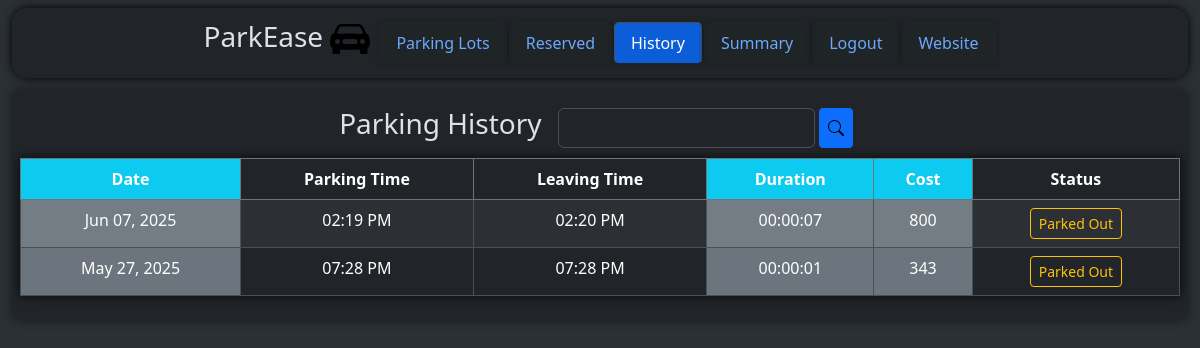
The app's page /user/dashboard/history (signed in), older data.
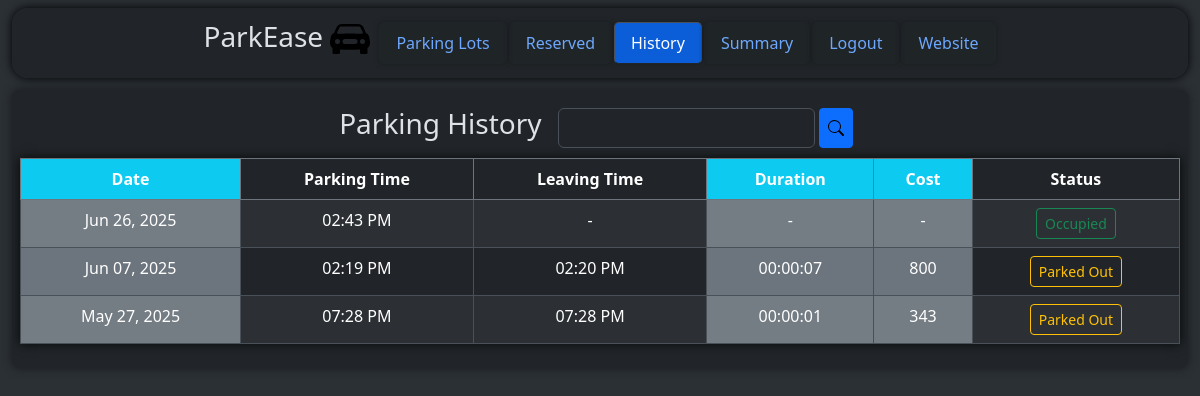
The same page, newer data.
### models/parkingInfo.py (models this page shows, shortened)
class ReservedParkingSpot(db.Model) :
    __tablename__ = "reservedparkingspot"
    id = db.Column(db.Integer, primary_key = True, autoincrement = True)
    parkingSpotId = db.Column(db.Integer, db.ForeignKey("parkingspot.id"))
    userId = db.Column(db.Integer, db.ForeignKey("user.id"))
    parkingTimestamp = db.Column(db.DateTime)
    leavingTimestamp = db.Column(db.DateTime)
    totalCost = db.Column(db.Integer)
    vehicleNumber = db.Column(db.String)

### controllers/userDashboard.py (the view)
@userbp.route("/dashboard/history", methods = ["GET"])
def history() :
    return render_template("user/reservedSpotHistory.html", reservedParkingSpots = viewAllReservedParkingSpots())

### controllers/userDashboard.py (called while the page is built)
@userbp.before_request
def restrict() :
    if session.get("type") != "user" :
        return redirect(url_for("general.signIn"))

def viewAllReservedParkingSpots() :
    return db.session.execute(db.select(ReservedParkingSpot).filter_by(userId = session["id"]).order_by(nulls_first(desc(ReservedParkingSpot.parkingTimestamp)))).scalars().all()

### models/userInfo.py (called while the page is built)
    def __str__(self) :
        return "{} {} {} {} {} {} {}".format(self.id, self.streetName.lower(), self.locality.lower(), self.subLocality.lower(), self.city.lower(), self.state.lower(), self.pinCode)

### templates/user/reservedSpotHistory.html (shortened to what the changed rows need)
<!DOCTYPE html>
<html class = "h-100" data-bs-theme = "dark">
    <head>
        <link rel = "stylesheet" href = "/static/bootstrap/css/bootstrap.min.css"/>
        <link rel = "stylesheet" href = "/static/css/style.css"/>
    </head>
    <body class = "h-100">
        <div class = "container-fluid bg-body-tertiary min-vh-100">
            <div class = "rounded-3 container-fluid bg-body p-2 overflow-auto margin-top" style = "height: 80%; width: 100%; box-shadow: 0 0 10px rgb(24, 26, 29);">
                <div>
                    <form action = "/user/dashboard/searchResults" method = "POST">
                    <table class = "table table-striped table-bordered table-hover text-center" style = "box-shadow: 0 0 10px rgb(7, 8, 8)">
                        <thead class = "border-secondary">
                            <tr>
                                <th class = "bg-info">
                                    Date
                                </th>
                                <th>
                                    Parking Time
                                </th>
                                <th>
                                    Leaving Time
                                </th>
                                <th class = "bg-info">
                                    Duration
                                </th>
                                <th class = "bg-info">
                                    Cost
                                </th>
                                <th>
                                    Status
                                </th>
                            </tr>
                        </thead>
                        <tbody>
                            {% for reservedParkingSpot in reservedParkingSpots %}
                                <tr>
                                    {% if reservedParkingSpot.parkingTimestamp is none %}
                                        {% set a = 1 %}
                                        <td class = "bg-secondary">
                                            -
                                        </td>
                                        <td>
                                            -
                                        </td>
                                    {% else %}
                                        <td class = "bg-secondary">
                                            {{ reservedParkingSpot.parkingTimestamp.strftime("%b %d, %Y") }}
                                        </td>
                                        <td>
                                            {{ reservedParkingSpot.parkingTimestamp.strftime("%I:%M %p") }}
                                        </td>
                                    {% endif %}
                                    {% if reservedParkingSpot.leavingTimestamp is none %}
                                        {% set b = 1 %}
                                        <td>
                                            -
                                        </td>
                                        <td class = "bg-secondary">
                                            -
                                        </td>
                                        <td class = "bg-secondary">
                                            -
                                        </td>
                                    {% else %}
                                        <td>
                                            {{ reservedParkingSpot.leavingTimestamp.strftime("%I:%M %p") }}
                                        </td>
                                        <td class = "bg-secondary">
                                            {% set dur = (reservedParkingSpot.leavingTimestamp - reservedParkingSpot.parkingTimestamp).total_seconds() | int %}
                                            {{ "%02d" | format(dur // 3600) }}:{{ "%02d" | format((dur % 3600) // 60) }}:{{ "%02d" | format(dur % 60) }}
                                        </td>
                                        <td class = "bg-secondary">
                                            {{ reservedParkingSpot.totalCost }}
                                        </td>
                                    {% endif %}
                                    {% if a == 1 %}
                                        <td>
                                            <a class = "btn btn-outline-danger btn-sm" href = "/user/dashboard/reserved">
                                                Reserved
                                            </a>
                                        </td>
                                    {% elif b == 1 %}
                                        <td>
                                            <a class = "btn btn-outline-success btn-sm" href = "/user/dashboard/reserved">
                                                Occupied
                                            </a>
                                        </td>
                                    {% else %}
                                        <td>
                                            <button type = "submit" class = "btn btn-outline-warning btn-sm" name = "searchValue" value = "{% if reservedParkingSpot.parkingSpot is not none %}{{reservedParkingSpot.parkingSpot.parkingLot.address}}{% else %} - {% endif %}">
                                                Parked Out
                                            </button>
                                        </td>
                                    {% endif %}
                                </tr>
                            {% endfor %}
                        </tbody>
                    </table>
                    </form>
                </div>
            </div>
        </div>
    </body>
</html>

Row changes from the older to the newer data that the page shows:
added ReservedParkingSpot: parkingTimestamp "Jun 26, 2025", parkingTimestamp "02:43 PM", shows "Occupied"
